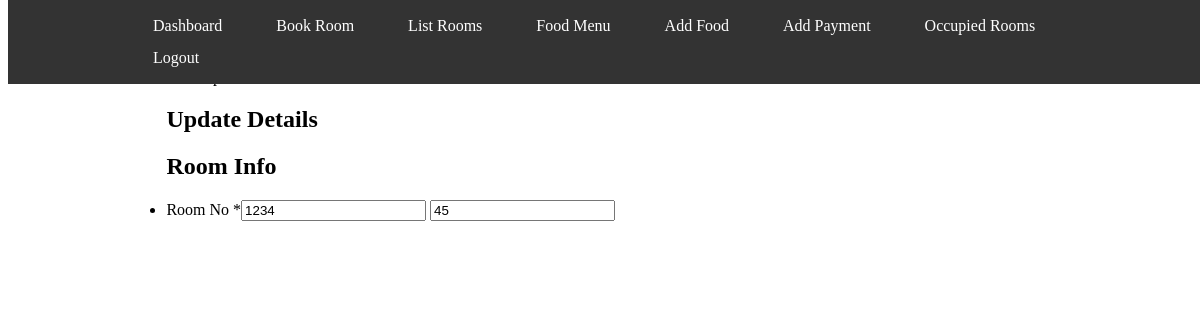
The app's page /admin/updateroomno.php?id=1 (signed in), older data.
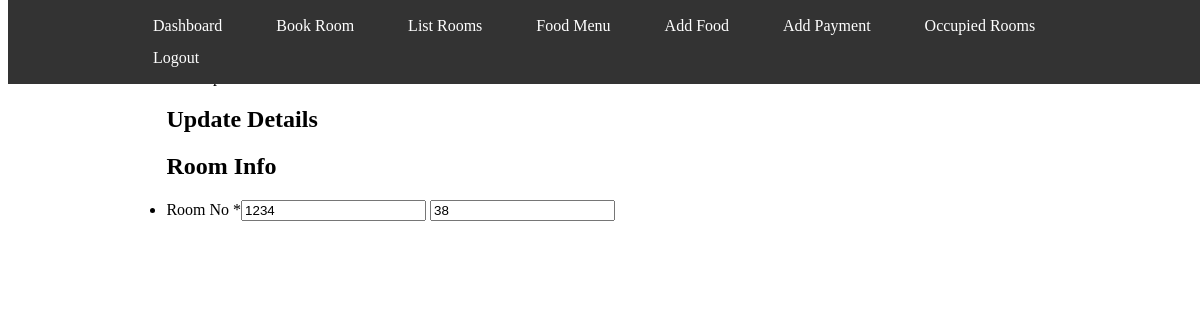
The same page, newer data.
### tables this page shows
CREATE TABLE `rooms` (
  `id` int(255) NOT NULL,
  `roomno` int(255) NOT NULL,
  `seats` int(255) NOT NULL
);

### admin/updateroomno.php (the view, shortened to what this page needs)
<?php
include '../includes/db/config.php';
$id = $_GET['id'];
$sql = "SELECT * FROM `rooms` WHERE `id`=$id";
$res = $conn->query($sql);
while ($row = $res->fetch_assoc()) {
    $roomno = $row['roomno'];
    $seats = $row['seats'];
}
?>
<!DOCTYPE html>
<html lang="en">
<head>
    <link rel="stylesheet" href="../includes/css/bookroom.css" />
</head>
<body>
    <div class="container">
        <span>
        </span>
        <ul class="form-style">
            <h2 style="text-decoration: 1px dotted;">Update Details</h2>
            <h2>Room Info</h2>
            <li><label>Room No <span class=" required">*</span></label><input id="roomno" type="text" name="roomno"
                    class="field-divided" placeholder="First" value="<?php echo $roomno; ?>"
                    onchange="updateMe(this)" />
                <input id="lastname" type="text" name="seats" class="field-divided" placeholder="Last"
                    value="<?php echo $seats; ?>" onchange="updateMe(this)" />
            </li>
        </ul>
    </div>
</body>
</html>

Row changes from the older to the newer data that the page shows:
changed rooms: seats "45" → "38"
